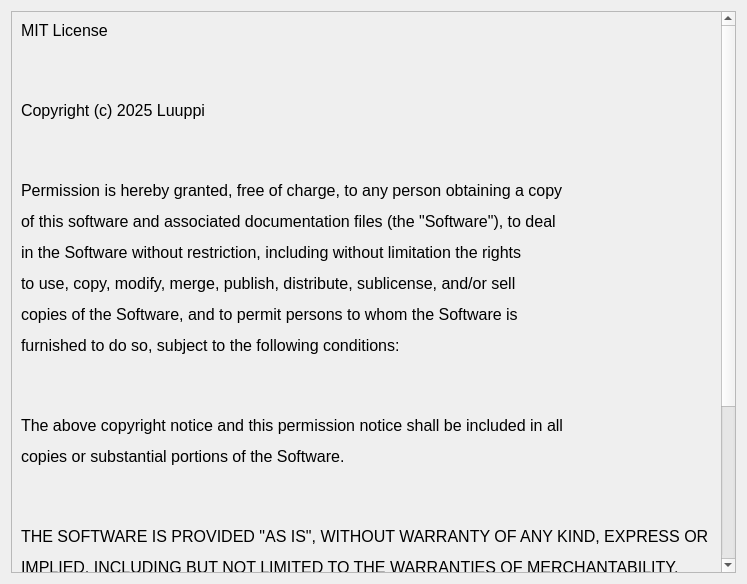
<?xml version="1.0" encoding="UTF-8"?>
<ui version="4.0">
 <class>licence</class>
 <widget class="QWidget" name="licence">
  <property name="geometry">
   <rect>
    <x>0</x>
    <y>0</y>
    <width>747</width>
    <height>584</height>
   </rect>
  </property>
  <property name="font">
   <font>
    <pointsize>12</pointsize>
   </font>
  </property>
  <property name="windowTitle">
   <string>MIT Licence</string>
  </property>
  <layout class="QVBoxLayout" name="verticalLayout">
   <item>
    <widget class="QScrollArea" name="scrollArea">
     <property name="widgetResizable">
      <bool>true</bool>
     </property>
     <widget class="QWidget" name="scrollAreaWidgetContents">
      <property name="geometry">
       <rect>
        <x>0</x>
        <y>0</y>
        <width>717</width>
        <height>827</height>
       </rect>
      </property>
      <layout class="QVBoxLayout" name="verticalLayout_2">
       <item>
        <widget class="QLabel" name="label_licence">
         <property name="text">
          <string>&lt;html&gt;&lt;head/&gt;&lt;body&gt;&lt;p&gt;MIT License&lt;/p&gt;&lt;p&gt;&lt;br/&gt;&lt;/p&gt;&lt;p&gt;Copyright (c) 2025 Luuppi&lt;/p&gt;&lt;p&gt;&lt;br/&gt;&lt;/p&gt;&lt;p&gt;Permission is hereby granted, free of charge, to any person obtaining a copy&lt;/p&gt;&lt;p&gt;of this software and associated documentation files (the &amp;quot;Software&amp;quot;), to deal&lt;/p&gt;&lt;p&gt;in the Software without restriction, including without limitation the rights&lt;/p&gt;&lt;p&gt;to use, copy, modify, merge, publish, distribute, sublicense, and/or sell&lt;/p&gt;&lt;p&gt;copies of the Software, and to permit persons to whom the Software is&lt;/p&gt;&lt;p&gt;furnished to do so, subject to the following conditions:&lt;/p&gt;&lt;p&gt;&lt;br/&gt;&lt;/p&gt;&lt;p&gt;The above copyright notice and this permission notice shall be included in all&lt;/p&gt;&lt;p&gt;copies or substantial portions of the Software.&lt;/p&gt;&lt;p&gt;&lt;br/&gt;&lt;/p&gt;&lt;p&gt;THE SOFTWARE IS PROVIDED &amp;quot;AS IS&amp;quot;, WITHOUT WARRANTY OF ANY KIND, EXPRESS OR&lt;/p&gt;&lt;p&gt;IMPLIED, INCLUDING BUT NOT LIMITED TO THE WARRANTIES OF MERCHANTABILITY,&lt;/p&gt;&lt;p&gt;FITNESS FOR A PARTICULAR PURPOSE AND NONINFRINGEMENT. IN NO EVENT SHALL THE&lt;/p&gt;&lt;p&gt;AUTHORS OR COPYRIGHT HOLDERS BE LIABLE FOR ANY CLAIM, DAMAGES OR OTHER&lt;/p&gt;&lt;p&gt;LIABILITY, WHETHER IN AN ACTION OF CONTRACT, TORT OR OTHERWISE, ARISING FROM,&lt;/p&gt;&lt;p&gt;OUT OF OR IN CONNECTION WITH THE SOFTWARE OR THE USE OR OTHER DEALINGS IN THE&lt;/p&gt;&lt;p&gt;SOFTWARE.&lt;/p&gt;&lt;/body&gt;&lt;/html&gt;</string>
         </property>
         <property name="wordWrap">
          <bool>true</bool>
         </property>
         <property name="textInteractionFlags">
          <set>Qt::LinksAccessibleByMouse|Qt::TextSelectableByMouse</set>
         </property>
        </widget>
       </item>
      </layout>
     </widget>
    </widget>
   </item>
  </layout>
 </widget>
 <resources/>
 <connections/>
</ui>
